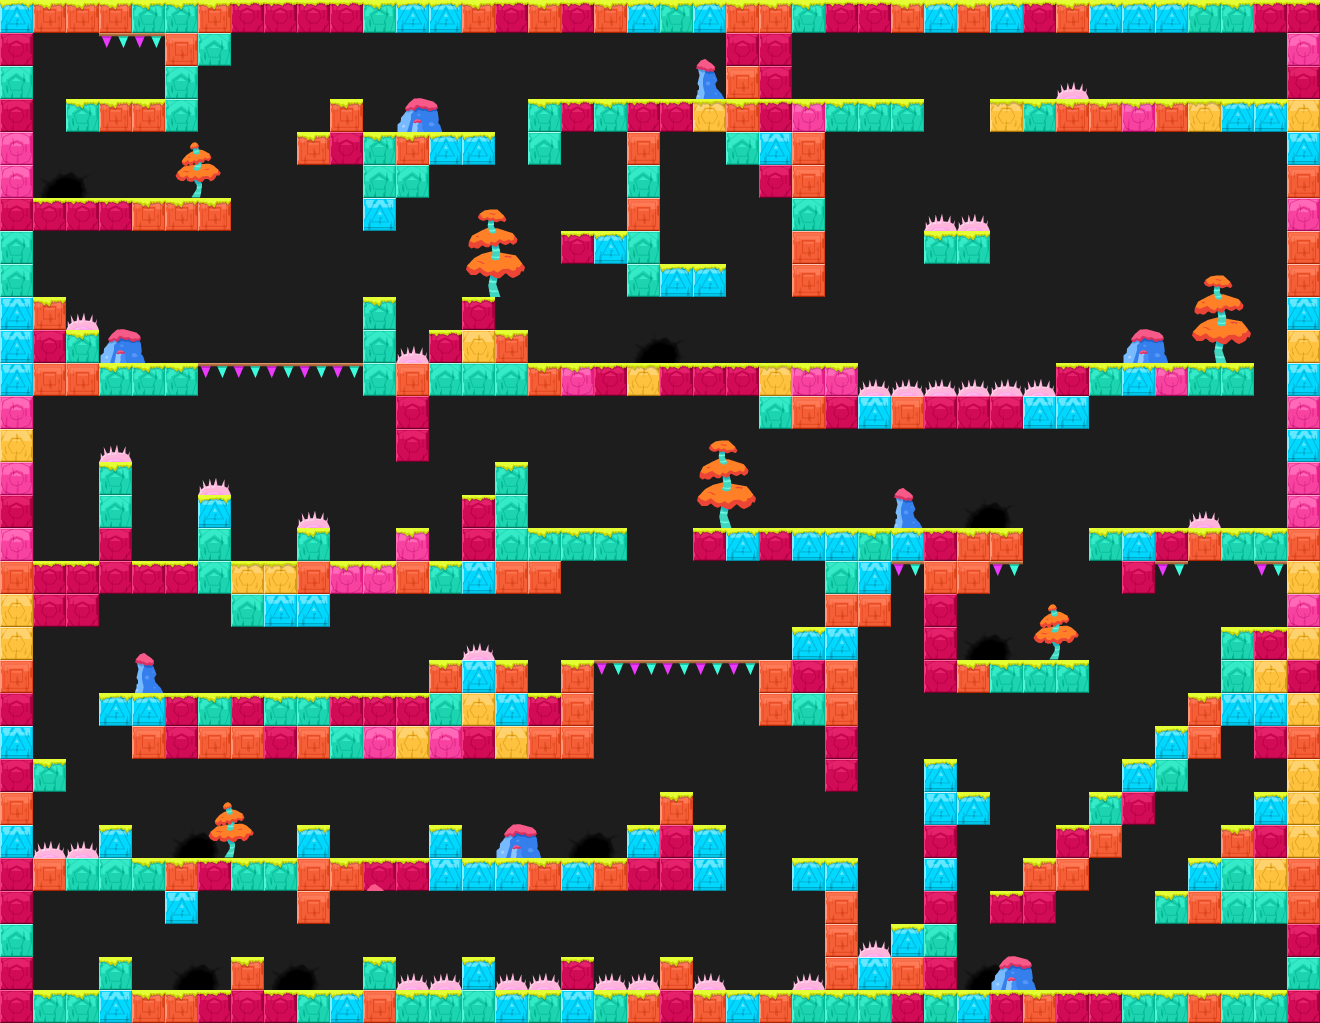

Tiled map render using the project's own tile images. Description and the map definition, with tile-layer contents summarised, below:
An orthogonal 40x31 tile map with 33x33 px tiles, 4 tile layers (bg, deco background, layout, deco foreground) and 169 objects (94x citrus.objects.platformer.box2d.Platform, 25x citrus.objects.CitrusSprite, 17x space_digger.enemies.Spike, 13x space_digger.Seam, 8x space_digger.enemies.SpawnSpot, ...).

<map version="1.0" orientation="orthogonal" width="40" height="31" tilewidth="33" tileheight="33" backgroundcolor="#1d1d1d">
 <tileset firstgid="1" name="tileset_happy" tilewidth="33" tileheight="33">
  <image source="../tilesets/tileset_happy.png" width="297" height="132" />
  <tile id="12">
   <properties>
    <property name="" value="" />
   </properties>
  </tile>
 </tileset>
 <layer name="bg" width="40" height="31">
  <properties>
   <property name="group" value="0" />
  </properties>
  <data>[1240 cells, 0 non-empty, 0 distinct tile ids]</data>
 </layer>
 <layer name="deco background" width="40" height="31">
  <data>[1240 cells, 18 non-empty, 2 distinct tile ids]</data>
 </layer>
 <objectgroup color="#ffff00" name="animated decoration bg" width="40" height="31">
  <properties>
   <property name="group" value="0" />
  </properties>
  <object type="citrus.objects.CitrusSprite" x="1042" y="123">
   <properties>
    <property name="view" value="Liana1_happy" />
   </properties>
   <ellipse />
  </object>
  <object type="citrus.objects.CitrusSprite" x="70" y="223">
   <properties>
    <property name="view" value="Liana1_happy" />
   </properties>
   <ellipse />
  </object>
  <object type="citrus.objects.CitrusSprite" x="1090" y="386">
   <properties>
    <property name="view" value="Liana1_happy" />
   </properties>
   <ellipse />
  </object>
  <object type="citrus.objects.CitrusSprite" x="221" y="747">
   <properties>
    <property name="view" value="Liana1_happy" />
   </properties>
   <ellipse />
  </object>
  <object type="citrus.objects.CitrusSprite" x="529" y="884">
   <properties>
    <property name="view" value="Liana1_happy" />
   </properties>
   <ellipse />
  </object>
  <object type="citrus.objects.CitrusSprite" x="477" y="881">
   <properties>
    <property name="view" value="Liana2_happy" />
   </properties>
   <ellipse />
  </object>
  <object type="citrus.objects.CitrusSprite" x="1137" y="122">
   <properties>
    <property name="view" value="Liana2_happy" />
   </properties>
   <ellipse />
  </object>
  <object type="citrus.objects.CitrusSprite" x="6" y="386">
   <properties>
    <property name="view" value="Liana2_happy" />
   </properties>
   <ellipse />
  </object>
  <object type="citrus.objects.CitrusSprite" x="947" y="415">
   <properties>
    <property name="view" value="Liana2_happy" />
   </properties>
   <ellipse />
  </object>
  <object type="citrus.objects.CitrusSprite" x="384" y="20">
   <properties>
    <property name="view" value="Liana2_happy" />
   </properties>
   <ellipse />
  </object>
  <object type="citrus.objects.CitrusSprite" x="596" y="384">
   <properties>
    <property name="view" value="Liana3_happy" />
   </properties>
   <ellipse />
  </object>
  <object type="citrus.objects.CitrusSprite" x="1013" y="123">
   <properties>
    <property name="view" value="Liana3_happy" />
   </properties>
   <ellipse />
  </object>
  <object type="citrus.objects.CitrusSprite" x="770" y="717">
   <properties>
    <property name="view" value="Liana3_happy" />
   </properties>
   <ellipse />
  </object>
  <object type="citrus.objects.CitrusSprite" x="1269" y="534">
   <properties>
    <property name="view" value="Flor1_happy" />
   </properties>
   <ellipse />
  </object>
  <object type="citrus.objects.CitrusSprite" x="1108" y="798">
   <properties>
    <property name="view" value="Flor1_happy" />
   </properties>
   <ellipse />
  </object>
  <object type="citrus.objects.CitrusSprite" x="183" y="996">
   <properties>
    <property name="view" value="Flor1_happy" />
   </properties>
   <ellipse />
  </object>
  <object type="citrus.objects.CitrusSprite" x="908" y="104">
   <properties>
    <property name="view" value="Flor1_happy" />
   </properties>
   <ellipse />
  </object>
  <object type="citrus.objects.CitrusSprite" x="728" y="367">
   <properties>
    <property name="view" value="Flor2_happy" />
   </properties>
   <ellipse />
  </object>
  <object type="citrus.objects.CitrusSprite" x="174" y="366">
   <properties>
    <property name="view" value="Flor2_happy" />
   </properties>
   <ellipse />
  </object>
  <object type="citrus.objects.CitrusSprite" x="411" y="698">
   <properties>
    <property name="view" value="Flor2_happy" />
   </properties>
   <ellipse />
  </object>
  <object type="citrus.objects.CitrusSprite" x="839" y="866">
   <properties>
    <property name="view" value="Flor2_happy" />
   </properties>
   <ellipse />
  </object>
  <object type="citrus.objects.CitrusSprite" x="676" y="963">
   <properties>
    <property name="view" value="Flor1_happy" />
   </properties>
   <ellipse />
  </object>
  <object type="citrus.objects.CitrusSprite" x="165" y="566">
   <properties>
    <property name="view" value="Flor1_happy" />
   </properties>
   <ellipse />
  </object>
  <object type="citrus.objects.CitrusSprite" x="669" y="366">
   <properties>
    <property name="view" value="Flor1_happy" />
   </properties>
   <ellipse />
  </object>
  <object name="sky" type="citrus.objects.CitrusSprite" x="644" y="-330" width="33" height="33">
   <properties>
    <property name="registration" value="center" />
    <property name="view" value="Sky_happy" />
   </properties>
   <ellipse />
  </object>
 </objectgroup>
 <layer name="layout" width="40" height="31">
  <properties>
   <property name="group" value="2" />
  </properties>
  <data>[1240 cells, 488 non-empty, 15 distinct tile ids]</data>
 </layer>
 <layer name="deco foreground" width="40" height="31">
  <properties>
   <property name="group" value="2" />
  </properties>
  <data>[1240 cells, 59 non-empty, 17 distinct tile ids]</data>
 </layer>
 <objectgroup color="#ffff00" name="platforms" width="40" height="31">
  <properties>
   <property name="group" value="2" />
  </properties>
  <object type="citrus.objects.platformer.box2d.Platform" x="0" y="0" width="1320" height="33" />
  <object type="citrus.objects.platformer.box2d.Platform" x="0" y="990" width="1320" height="33" />
  <object type="citrus.objects.platformer.box2d.Platform" x="0" y="33" width="33" height="957" />
  <object type="citrus.objects.platformer.box2d.Platform" x="1287" y="33" width="33" height="957" />
  <object type="citrus.objects.platformer.box2d.Platform" x="33" y="198" width="198" height="33" />
  <object type="citrus.objects.platformer.box2d.Platform" x="66" y="99" width="132" height="33" />
  <object type="citrus.objects.platformer.box2d.Platform" x="165" y="33" width="33" height="66" />
  <object type="citrus.objects.platformer.box2d.Platform" x="198" y="33" width="33" height="33" />
  <object type="citrus.objects.platformer.box2d.Platform" x="297" y="132" width="198" height="33" />
  <object type="citrus.objects.platformer.box2d.Platform" x="363" y="165" width="33" height="66" />
  <object type="citrus.objects.platformer.box2d.Platform" x="396" y="165" width="33" height="33" />
  <object type="citrus.objects.platformer.box2d.Platform" x="330" y="99" width="33" height="33" />
  <object type="citrus.objects.platformer.box2d.Platform" x="528" y="99" width="33" height="66" />
  </objectgroup>
 <objectgroup color="#ff5500" name="breakable blocks" width="40" height="31">
  <!-- 3 objects omitted --></objectgroup>
 <objectgroup color="#5500ff" name="player &amp; exit" width="40" height="31">
  <!-- 3 objects omitted --></objectgroup>
 <objectgroup color="#00aa00" name="seams" width="40" height="31">
  <properties>
   <property name="view" value="Seam_happy" />
  </properties>
  <!-- 13 objects omitted --></objectgroup>
 <objectgroup color="#ff0000" name="enemies" width="40" height="31">
  <properties>
   <property name="group" value="1" />
  </properties>
  <!-- 25 objects omitted --></objectgroup>
 <objectgroup color="#ff557f" name="enemy limits" width="40" height="31">
  <!-- 6 objects omitted --></objectgroup>
</map>
<!-- 131 of 169 objects omitted -->
